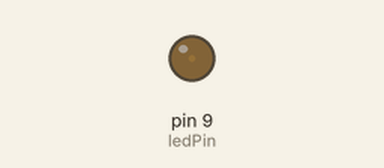
Recording of a sketch running on a simulated Arduino Uno, built with avr-gcc and run on an emulated ATmega328P. On the bench: output pins drawn as LEDs (lit = HIGH).

Above: at 0.05 s.
At 0.65 s:
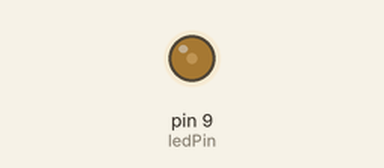
At 1.3 s:
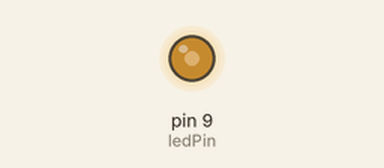
At 2.55 s:
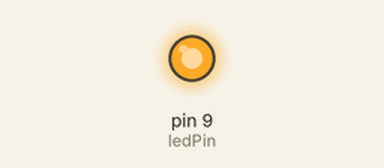
Timing chart, 0 to 5.9 s (numbered marks = the images above):
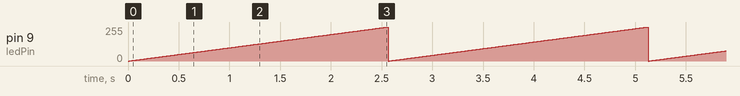

Measured:
- by itself, pin 9 (ledPin): ramps from 0/255 to 255/255 and jumps back, once every 2.6 s

The sketch:

job10.ino
```cpp
int ledPin = 9;

void setup() {
  pinMode(ledPin, OUTPUT);
}

void loop() {
  int brightness = 0;


  while (brightness <= 255) {
    analogWrite(ledPin, brightness);
    brightness++;
    delay(10);
  }
}
```
